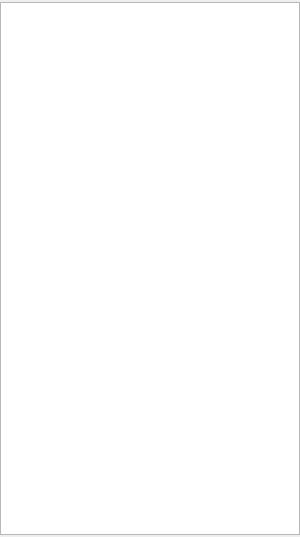
<?xml version="1.0" encoding="UTF-8"?>
<ui version="4.0">
 <class>Widget_ChatList</class>
 <widget class="QWidget" name="Widget_ChatList">
  <property name="geometry">
   <rect>
    <x>0</x>
    <y>0</y>
    <width>300</width>
    <height>537</height>
   </rect>
  </property>
  <property name="windowTitle">
   <string>Form</string>
  </property>
  <layout class="QGridLayout">
   <property name="leftMargin">
    <number>0</number>
   </property>
   <property name="topMargin">
    <number>0</number>
   </property>
   <property name="rightMargin">
    <number>0</number>
   </property>
   <property name="bottomMargin">
    <number>0</number>
   </property>
   <property name="horizontalSpacing">
    <number>5</number>
   </property>
   <property name="verticalSpacing">
    <number>10</number>
   </property>
   <item row="1" column="1">
    <widget class="QListWidget" name="listWidget_ChatList"/>
   </item>
   <item row="2" column="1">
    <spacer name="verticalSpacer_2">
     <property name="orientation">
      <enum>Qt::Vertical</enum>
     </property>
     <property name="sizeType">
      <enum>QSizePolicy::Preferred</enum>
     </property>
     <property name="sizeHint" stdset="0">
      <size>
       <width>20</width>
       <height>2</height>
      </size>
     </property>
    </spacer>
   </item>
   <item row="1" column="0">
    <spacer name="horizontalSpacer_2">
     <property name="orientation">
      <enum>Qt::Horizontal</enum>
     </property>
     <property name="sizeType">
      <enum>QSizePolicy::Preferred</enum>
     </property>
     <property name="sizeHint" stdset="0">
      <size>
       <width>0</width>
       <height>20</height>
      </size>
     </property>
    </spacer>
   </item>
   <item row="0" column="1">
    <spacer name="verticalSpacer">
     <property name="orientation">
      <enum>Qt::Vertical</enum>
     </property>
     <property name="sizeType">
      <enum>QSizePolicy::Preferred</enum>
     </property>
     <property name="sizeHint" stdset="0">
      <size>
       <width>20</width>
       <height>2</height>
      </size>
     </property>
    </spacer>
   </item>
   <item row="1" column="2">
    <spacer name="horizontalSpacer">
     <property name="orientation">
      <enum>Qt::Horizontal</enum>
     </property>
     <property name="sizeType">
      <enum>QSizePolicy::Preferred</enum>
     </property>
     <property name="sizeHint" stdset="0">
      <size>
       <width>0</width>
       <height>20</height>
      </size>
     </property>
    </spacer>
   </item>
  </layout>
 </widget>
 <resources/>
 <connections/>
</ui>
